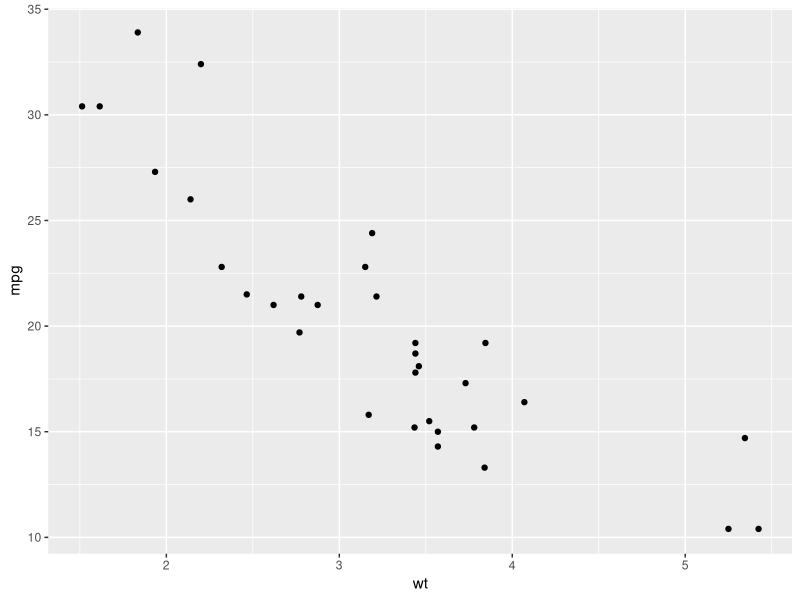
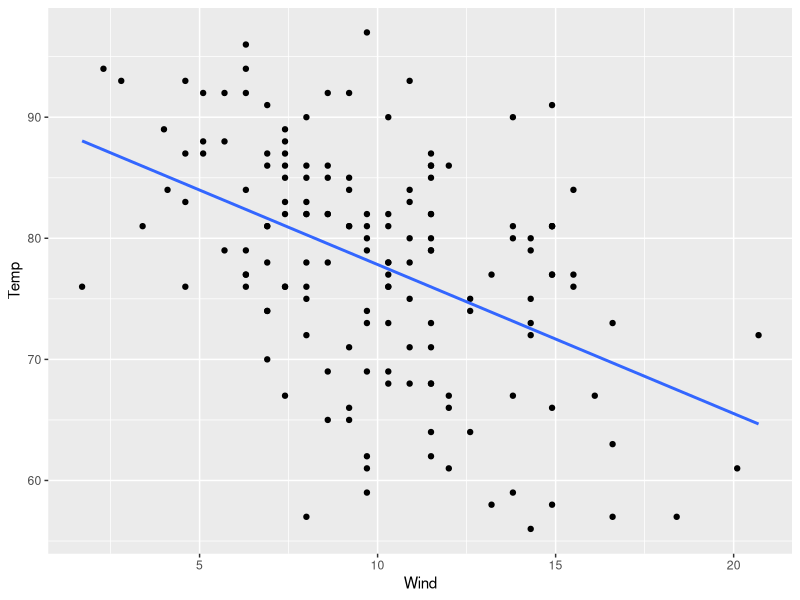
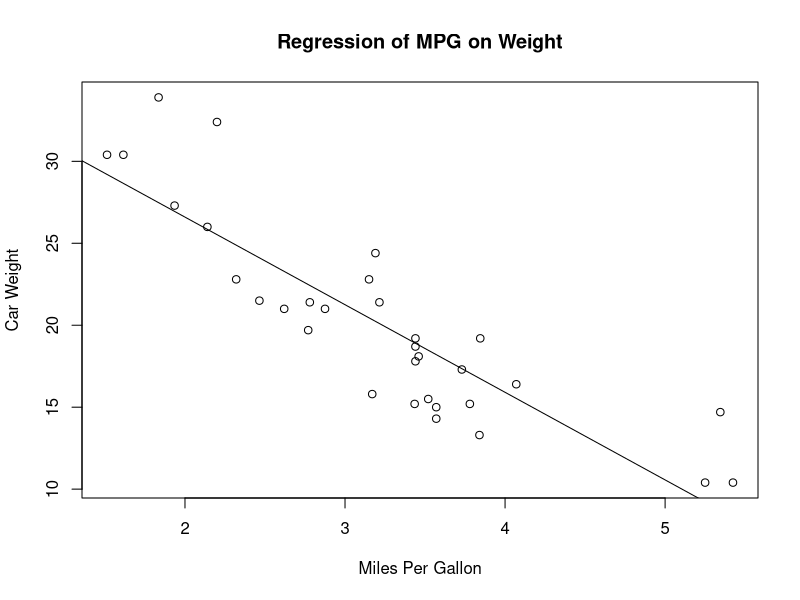

Write the R code that produced these figures, in order.
## ---- chunk 1
knitr::opts_chunk$set(echo = TRUE)
#tutorial::go_interactive()
## ---- chunk 2
library(ggplot2)
ggplot(data=mtcars, aes(x=wt, y=mpg))+
  geom_point()
## ---- chunk 3
ggplot(airquality, aes(x=Wind, y=Temp))+
  geom_point()+
  geom_smooth(method = lm, se = FALSE)
## ---- chunk 4
library(ggplot2)

plot(mtcars$wt, mtcars$mpg,
     xlab="Miles Per Gallon",
     ylab="Car Weight")
abline(lm(mtcars$mpg~mtcars$wt))
title("Regression of MPG on Weight")
## ---- chunk 5
out <- lm(mpg~wt,data=mtcars)
summary(out)
